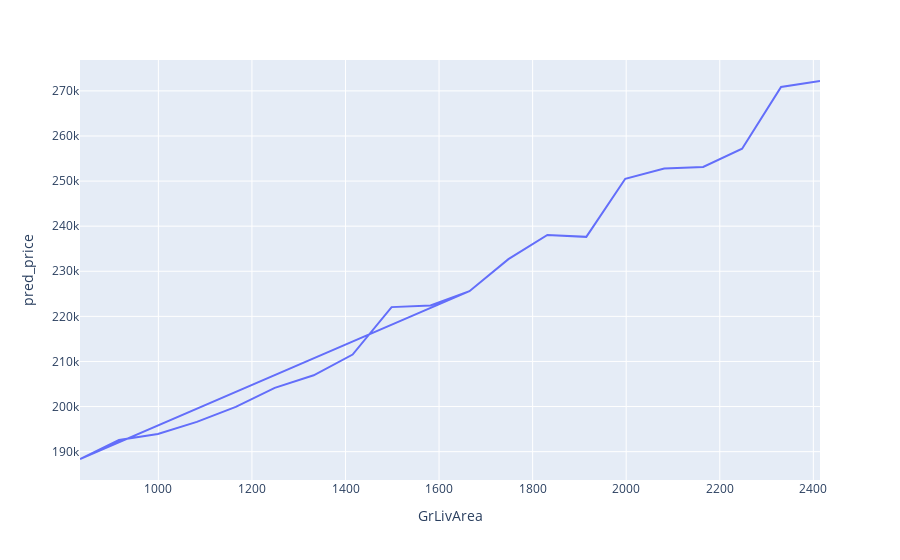

Source (notebook cell):
### Code cell
px.line(df2[df2['PID']==534177230],'GrLivArea','pred_price')

### Figure 1 — Plotly figure (JSON) as saved in the notebook; plotly's stock layout.template omitted (floating-point values rounded to 4 significant figures)
{"data": [{"hovertemplate": "GrLivArea=%{x}<br>pred_price=%{y}<extra></extra>", "legendgroup": "", "line": {"color": "#636efa", "dash": "solid"}, "mode": "lines", "name": "", "orientation": "v", "showlegend": false, "type": "scatter", "x": [1665, 832.5, 915.8, 999, 1082.0, 1166.0, 1249.0, 1332, 1415.0, 1498.0, 1582.0, 1665, 1748.0, 1832.0, 1915.0, 1998, 2081.0, 2164.0, 2248.0, 2331, 2414.0], "xaxis": "x", "y": [225600.0, 188400.0, 192600.0, 193900.0, 196600.0, 199900.0, 204100.0, 206900.0, 211500.0, 222100.0, 222400.0, 225600.0, 232700.0, 238000.0, 237600.0, 250500.0, 252800.0, 253100.0, 257200.0, 270900.0, 272200.0], "yaxis": "y"}], "layout": {"legend": {"tracegroupgap": 0}, "margin": {"t": 60}, "xaxis": {"anchor": "y", "domain": [0, 1], "title": {"text": "GrLivArea"}}, "yaxis": {"anchor": "x", "domain": [0, 1], "title": {"text": "pred_price"}}}}
